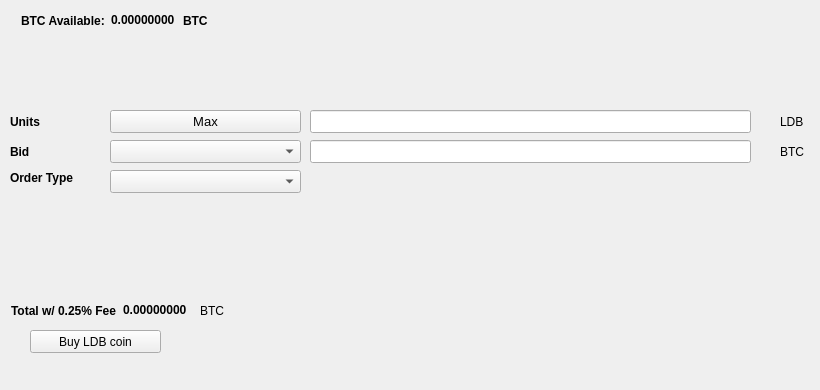
   <widget class="QWidget" name="BuyTab">
    <attribute name="title">
     <string>Buy</string>
    </attribute>
    <widget class="QPushButton" name="Buyldbcoin">
     <property name="geometry">
      <rect>
       <x>30</x>
       <y>330</y>
       <width>131</width>
       <height>23</height>
      </rect>
     </property>
     <property name="text">
      <string>Buy LDB coin</string>
     </property>
     <property name="icon">
      <iconset resource="../ldbcoin.qrc">
       <normaloff>:/icons/bitcoin</normaloff>:/icons/bitcoin</iconset>
     </property>
    </widget>
    <widget class="QLabel" name="label_3">
     <property name="geometry">
      <rect>
       <x>10</x>
       <y>110</y>
       <width>46</width>
       <height>23</height>
      </rect>
     </property>
     <property name="font">
      <font>
       <weight>75</weight>
       <bold>true</bold>
      </font>
     </property>
     <property name="text">
      <string>Units</string>
     </property>
    </widget>
    <widget class="QLineEdit" name="UnitsInput">
     <property name="geometry">
      <rect>
       <x>310</x>
       <y>110</y>
       <width>441</width>
       <height>23</height>
      </rect>
     </property>
     <property name="font">
      <font>
       <pointsize>9</pointsize>
       <weight>75</weight>
       <bold>true</bold>
      </font>
     </property>
    </widget>
    <widget class="QLineEdit" name="BuyBidPriceEdit">
     <property name="geometry">
      <rect>
       <x>310</x>
       <y>140</y>
       <width>441</width>
       <height>23</height>
      </rect>
     </property>
     <property name="font">
      <font>
       <pointsize>9</pointsize>
       <weight>75</weight>
       <bold>true</bold>
      </font>
     </property>
    </widget>
    <widget class="QLabel" name="label_4">
     <property name="geometry">
      <rect>
       <x>780</x>
       <y>110</y>
       <width>31</width>
       <height>23</height>
      </rect>
     </property>
     <property name="text">
      <string>LDB</string>
     </property>
    </widget>
    <widget class="QLabel" name="label_5">
     <property name="geometry">
      <rect>
       <x>780</x>
       <y>140</y>
       <width>31</width>
       <height>23</height>
      </rect>
     </property>
     <property name="text">
      <string>BTC</string>
     </property>
    </widget>
    <widget class="QLabel" name="label_6">
     <property name="geometry">
      <rect>
       <x>10</x>
       <y>140</y>
       <width>46</width>
       <height>23</height>
      </rect>
     </property>
     <property name="font">
      <font>
       <weight>75</weight>
       <bold>true</bold>
      </font>
     </property>
     <property name="text">
      <string>Bid</string>
     </property>
    </widget>
    <widget class="QLabel" name="label_7">
     <property name="geometry">
      <rect>
       <x>10</x>
       <y>170</y>
       <width>91</width>
       <height>16</height>
      </rect>
     </property>
     <property name="font">
      <font>
       <weight>75</weight>
       <bold>true</bold>
      </font>
     </property>
     <property name="text">
      <string>Order Type</string>
     </property>
    </widget>
    <widget class="QPushButton" name="Buy_Max_Amount">
     <property name="geometry">
      <rect>
       <x>110</x>
       <y>110</y>
       <width>191</width>
       <height>23</height>
      </rect>
     </property>
     <property name="font">
      <font>
       <pointsize>10</pointsize>
      </font>
     </property>
     <property name="text">
      <string>Max</string>
     </property>
    </widget>
    <widget class="QComboBox" name="BuyBidcomboBox">
     <property name="geometry">
      <rect>
       <x>110</x>
       <y>140</y>
       <width>191</width>
       <height>23</height>
      </rect>
     </property>
     <property name="font">
      <font>
       <pointsize>10</pointsize>
      </font>
     </property>
    </widget>
    <widget class="QComboBox" name="buyOrdertypeCombo">
     <property name="geometry">
      <rect>
       <x>110</x>
       <y>170</y>
       <width>191</width>
       <height>23</height>
      </rect>
     </property>
     <property name="font">
      <font>
       <pointsize>10</pointsize>
      </font>
     </property>
    </widget>
    <widget class="QWidget" name="layoutWidget1">
     <property name="geometry">
      <rect>
       <x>21</x>
       <y>11</y>
       <width>227</width>
       <height>19</height>
      </rect>
     </property>
     <layout class="QHBoxLayout" name="horizontalLayout_3">
      <item>
       <widget class="QLabel" name="label232">
        <property name="font">
         <font>
          <weight>75</weight>
          <bold>true</bold>
         </font>
        </property>
        <property name="text">
         <string>BTC Available:</string>
        </property>
       </widget>
      </item>
      <item>
       <widget class="QLabel" name="BtcAvailableLbl">
        <property name="palette">
         <palette>
          <active>
           <colorrole role="WindowText">
            <brush brushstyle="SolidPattern">
             <color alpha="255">
              <red>0</red>
              <green>0</green>
              <blue>0</blue>
             </color>
            </brush>
           </colorrole>
           <colorrole role="Button">
            <brush brushstyle="SolidPattern">
             <color alpha="255">
              <red>0</red>
              <green>170</green>
              <blue>0</blue>
             </color>
            </brush>
           </colorrole>
           <colorrole role="Light">
            <brush brushstyle="SolidPattern">
             <color alpha="255">
              <red>0</red>
              <green>255</green>
              <blue>0</blue>
             </color>
            </brush>
           </colorrole>
           <colorrole role="Midlight">
            <brush brushstyle="SolidPattern">
             <color alpha="255">
              <red>0</red>
              <green>212</green>
              <blue>0</blue>
             </color>
            </brush>
           </colorrole>
           <colorrole role="Dark">
            <brush brushstyle="SolidPattern">
             <color alpha="255">
              <red>0</red>
              <green>85</green>
              <blue>0</blue>
             </color>
            </brush>
           </colorrole>
           <colorrole role="Mid">
            <brush brushstyle="SolidPattern">
             <color alpha="255">
              <red>0</red>
              <green>113</green>
              <blue>0</blue>
             </color>
            </brush>
           </colorrole>
           <colorrole role="Text">
            <brush brushstyle="SolidPattern">
             <color alpha="255">
              <red>0</red>
              <green>170</green>
              <blue>0</blue>
             </color>
            </brush>
           </colorrole>
           <colorrole role="BrightText">
            <brush brushstyle="SolidPattern">
             <color alpha="255">
              <red>255</red>
              <green>255</green>
              <blue>255</blue>
             </color>
            </brush>
           </colorrole>
           <colorrole role="ButtonText">
            <brush brushstyle="SolidPattern">
             <color alpha="255">
              <red>0</red>
              <green>0</green>
              <blue>0</blue>
             </color>
            </brush>
           </colorrole>
           <colorrole role="Base">
            <brush brushstyle="SolidPattern">
             <color alpha="255">
              <red>255</red>
              <green>255</green>
              <blue>255</blue>
             </color>
            </brush>
           </colorrole>
           <colorrole role="Window">
            <brush brushstyle="SolidPattern">
             <color alpha="255">
              <red>0</red>
              <green>170</green>
              <blue>0</blue>
             </color>
            </brush>
           </colorrole>
           <colorrole role="Shadow">
            <brush brushstyle="SolidPattern">
             <color alpha="255">
              <red>0</red>
              <green>0</green>
              <blue>0</blue>
             </color>
            </brush>
           </colorrole>
           <colorrole role="AlternateBase">
            <brush brushstyle="SolidPattern">
             <color alpha="255">
              <red>127</red>
              <green>212</green>
              <blue>127</blue>
             </color>
            </brush>
           </colorrole>
           <colorrole role="ToolTipBase">
            <brush brushstyle="SolidPattern">
             <color alpha="255">
              <red>255</red>
              <green>255</green>
              <blue>220</blue>
             </color>
            </brush>
           </colorrole>
           <colorrole role="ToolTipText">
            <brush brushstyle="SolidPattern">
             <color alpha="255">
              <red>0</red>
              <green>0</green>
              <blue>0</blue>
             </color>
            </brush>
           </colorrole>
          </active>
          <inactive>
           <colorrole role="WindowText">
            <brush brushstyle="SolidPattern">
             <color alpha="255">
              <red>0</red>
              <green>0</green>
              <blue>0</blue>
             </color>
            </brush>
           </colorrole>
           <colorrole role="Button">
            <brush brushstyle="SolidPattern">
             <color alpha="255">
              <red>0</red>
              <green>170</green>
              <blue>0</blue>
             </color>
            </brush>
           </colorrole>
           <colorrole role="Light">
            <brush brushstyle="SolidPattern">
             <color alpha="255">
              <red>0</red>
              <green>255</green>
              <blue>0</blue>
             </color>
            </brush>
           </colorrole>
           <colorrole role="Midlight">
            <brush brushstyle="SolidPattern">
             <color alpha="255">
              <red>0</red>
              <green>212</green>
              <blue>0</blue>
             </color>
            </brush>
           </colorrole>
           <colorrole role="Dark">
            <brush brushstyle="SolidPattern">
             <color alpha="255">
              <red>0</red>
              <green>85</green>
              <blue>0</blue>
             </color>
            </brush>
           </colorrole>
           <colorrole role="Mid">
            <brush brushstyle="SolidPattern">
             <color alpha="255">
              <red>0</red>
              <green>113</green>
              <blue>0</blue>
             </color>
            </brush>
           </colorrole>
           <colorrole role="Text">
            <brush brushstyle="SolidPattern">
             <color alpha="255">
              <red>0</red>
              <green>170</green>
              <blue>0</blue>
             </color>
            </brush>
           </colorrole>
           <colorrole role="BrightText">
            <brush brushstyle="SolidPattern">
             <color alpha="255">
              <red>255</red>
              <green>255</green>
              <blue>255</blue>
             </color>
            </brush>
           </colorrole>
           <colorrole role="ButtonText">
            <brush brushstyle="SolidPattern">
             <color alpha="255">
              <red>0</red>
              <green>0</green>
              <blue>0</blue>
             </color>
            </brush>
           </colorrole>
           <colorrole role="Base">
            <brush brushstyle="SolidPattern">
             <color alpha="255">
              <red>255</red>
              <green>255</green>
              <blue>255</blue>
             </color>
            </brush>
           </colorrole>
           <colorrole role="Window">
            <brush brushstyle="SolidPattern">
             <color alpha="255">
              <red>0</red>
              <green>170</green>
              <blue>0</blue>
             </color>
            </brush>
           </colorrole>
           <colorrole role="Shadow">
            <brush brushstyle="SolidPattern">
             <color alpha="255">
              <red>0</red>
              <green>0</green>
              <blue>0</blue>
             </color>
            </brush>
           </colorrole>
           <colorrole role="AlternateBase">
            <brush brushstyle="SolidPattern">
             <color alpha="255">
              <red>127</red>
              <green>212</green>
              <blue>127</blue>
             </color>
            </brush>
           </colorrole>
           <colorrole role="ToolTipBase">
            <brush brushstyle="SolidPattern">
             <color alpha="255">
              <red>255</red>
              <green>255</green>
              <blue>220</blue>
             </color>
            </brush>
           </colorrole>
           <colorrole role="ToolTipText">
            <brush brushstyle="SolidPattern">
             <color alpha="255">
              <red>0</red>
              <green>0</green>
              <blue>0</blue>
             </color>
            </brush>
           </colorrole>
          </inactive>
          <disabled>
           <colorrole role="WindowText">
            <brush brushstyle="SolidPattern">
             <color alpha="255">
              <red>0</red>
              <green>85</green>
              <blue>0</blue>
             </color>
            </brush>
           </colorrole>
           <colorrole role="Button">
            <brush brushstyle="SolidPattern">
             <color alpha="255">
              <red>0</red>
              <green>170</green>
              <blue>0</blue>
             </color>
            </brush>
           </colorrole>
           <colorrole role="Light">
            <brush brushstyle="SolidPattern">
             <color alpha="255">
              <red>0</red>
              <green>255</green>
              <blue>0</blue>
             </color>
            </brush>
           </colorrole>
           <colorrole role="Midlight">
            <brush brushstyle="SolidPattern">
             <color alpha="255">
              <red>0</red>
              <green>212</green>
              <blue>0</blue>
             </color>
            </brush>
           </colorrole>
           <colorrole role="Dark">
            <brush brushstyle="SolidPattern">
             <color alpha="255">
              <red>0</red>
              <green>85</green>
              <blue>0</blue>
             </color>
            </brush>
           </colorrole>
           <colorrole role="Mid">
            <brush brushstyle="SolidPattern">
             <color alpha="255">
              <red>0</red>
              <green>113</green>
              <blue>0</blue>
             </color>
            </brush>
           </colorrole>
           <colorrole role="Text">
            <brush brushstyle="SolidPattern">
             <color alpha="255">
              <red>0</red>
              <green>85</green>
              <blue>0</blue>
             </color>
            </brush>
           </colorrole>
           <colorrole role="BrightText">
            <brush brushstyle="SolidPattern">
             <color alpha="255">
              <red>255</red>
              <green>255</green>
              <blue>255</blue>
             </color>
            </brush>
           </colorrole>
           <colorrole role="ButtonText">
            <brush brushstyle="SolidPattern">
             <color alpha="255">
              <red>0</red>
              <green>85</green>
              <blue>0</blue>
             </color>
            </brush>
           </colorrole>
           <colorrole role="Base">
            <brush brushstyle="SolidPattern">
             <color alpha="255">
              <red>0</red>
              <green>170</green>
              <blue>0</blue>
             </color>
            </brush>
           </colorrole>
           <colorrole role="Window">
            <brush brushstyle="SolidPattern">
             <color alpha="255">
              <red>0</red>
              <green>170</green>
              <blue>0</blue>
             </color>
            </brush>
           </colorrole>
           <colorrole role="Shadow">
            <brush brushstyle="SolidPattern">
             <color alpha="255">
              <red>0</red>
              <green>0</green>
              <blue>0</blue>
             </color>
            </brush>
           </colorrole>
           <colorrole role="AlternateBase">
            <brush brushstyle="SolidPattern">
             <color alpha="255">
              <red>0</red>
              <green>170</green>
              <blue>0</blue>
             </color>
            </brush>
           </colorrole>
           <colorrole role="ToolTipBase">
            <brush brushstyle="SolidPattern">
             <color alpha="255">
              <red>255</red>
              <green>255</green>
              <blue>220</blue>
             </color>
            </brush>
           </colorrole>
           <colorrole role="ToolTipText">
            <brush brushstyle="SolidPattern">
             <color alpha="255">
              <red>0</red>
              <green>0</green>
              <blue>0</blue>
             </color>
            </brush>
           </colorrole>
          </disabled>
         </palette>
        </property>
        <property name="font">
         <font>
          <weight>75</weight>
          <bold>true</bold>
         </font>
        </property>
        <property name="text">
         <string>0.00000000</string>
        </property>
        <property name="textInteractionFlags">
         <set>Qt::LinksAccessibleByMouse|Qt::TextSelectableByKeyboard|Qt::TextSelectableByMouse</set>
        </property>
       </widget>
      </item>
      <item>
       <widget class="QLabel" name="BtcAvailableLbl_2">
        <property name="font">
         <font>
          <weight>75</weight>
          <bold>true</bold>
         </font>
        </property>
        <property name="text">
         <string>BTC</string>
        </property>
       </widget>
      </item>
     </layout>
    </widget>
    <widget class="QWidget" name="layoutWidge2">
     <property name="geometry">
      <rect>
       <x>11</x>
       <y>301</y>
       <width>259</width>
       <height>19</height>
      </rect>
     </property>
     <layout class="QHBoxLayout" name="horizontalLayout_4">
      <item>
       <widget class="QLabel" name="label_9">
        <property name="font">
         <font>
          <weight>75</weight>
          <bold>true</bold>
         </font>
        </property>
        <property name="text">
         <string>Total w/ 0.25% Fee</string>
        </property>
       </widget>
      </item>
      <item>
       <widget class="QLabel" name="BuyCostLabel">
        <property name="palette">
         <palette>
          <active>
           <colorrole role="WindowText">
            <brush brushstyle="SolidPattern">
             <color alpha="255">
              <red>0</red>
              <green>0</green>
              <blue>0</blue>
             </color>
            </brush>
           </colorrole>
           <colorrole role="Button">
            <brush brushstyle="SolidPattern">
             <color alpha="255">
              <red>0</red>
              <green>170</green>
              <blue>0</blue>
             </color>
            </brush>
           </colorrole>
           <colorrole role="Light">
            <brush brushstyle="SolidPattern">
             <color alpha="255">
              <red>0</red>
              <green>255</green>
              <blue>0</blue>
             </color>
            </brush>
           </colorrole>
           <colorrole role="Midlight">
            <brush brushstyle="SolidPattern">
             <color alpha="255">
              <red>0</red>
              <green>212</green>
              <blue>0</blue>
             </color>
            </brush>
           </colorrole>
           <colorrole role="Dark">
            <brush brushstyle="SolidPattern">
             <color alpha="255">
              <red>0</red>
              <green>85</green>
              <blue>0</blue>
             </color>
            </brush>
           </colorrole>
           <colorrole role="Mid">
            <brush brushstyle="SolidPattern">
             <color alpha="255">
              <red>0</red>
              <green>113</green>
              <blue>0</blue>
             </color>
            </brush>
           </colorrole>
           <colorrole role="Text">
            <brush brushstyle="SolidPattern">
             <color alpha="255">
              <red>0</red>
              <green>170</green>
              <blue>0</blue>
             </color>
            </brush>
           </colorrole>
           <colorrole role="BrightText">
            <brush brushstyle="SolidPattern">
             <color alpha="255">
              <red>255</red>
              <green>255</green>
              <blue>255</blue>
             </color>
            </brush>
           </colorrole>
           <colorrole role="ButtonText">
            <brush brushstyle="SolidPattern">
             <color alpha="255">
              <red>0</red>
              <green>0</green>
              <blue>0</blue>
             </color>
            </brush>
           </colorrole>
           <colorrole role="Base">
            <brush brushstyle="SolidPattern">
             <color alpha="255">
              <red>255</red>
              <green>255</green>
              <blue>255</blue>
             </color>
            </brush>
           </colorrole>
           <colorrole role="Window">
            <brush brushstyle="SolidPattern">
             <color alpha="255">
              <red>0</red>
              <green>170</green>
              <blue>0</blue>
             </color>
            </brush>
           </colorrole>
           <colorrole role="Shadow">
            <brush brushstyle="SolidPattern">
             <color alpha="255">
              <red>0</red>
              <green>0</green>
              <blue>0</blue>
             </color>
            </brush>
           </colorrole>
           <colorrole role="AlternateBase">
            <brush brushstyle="SolidPattern">
             <color alpha="255">
              <red>127</red>
              <green>212</green>
              <blue>127</blue>
             </color>
            </brush>
           </colorrole>
           <colorrole role="ToolTipBase">
            <brush brushstyle="SolidPattern">
             <color alpha="255">
              <red>255</red>
              <green>255</green>
              <blue>220</blue>
             </color>
            </brush>
           </colorrole>
           <colorrole role="ToolTipText">
            <brush brushstyle="SolidPattern">
             <color alpha="255">
              <red>0</red>
              <green>0</green>
              <blue>0</blue>
             </color>
            </brush>
           </colorrole>
          </active>
          <inactive>
           <colorrole role="WindowText">
            <brush brushstyle="SolidPattern">
             <color alpha="255">
              <red>0</red>
              <green>0</green>
              <blue>0</blue>
             </color>
            </brush>
           </colorrole>
           <colorrole role="Button">
            <brush brushstyle="SolidPattern">
             <color alpha="255">
              <red>0</red>
              <green>170</green>
              <blue>0</blue>
             </color>
            </brush>
           </colorrole>
           <colorrole role="Light">
            <brush brushstyle="SolidPattern">
             <color alpha="255">
              <red>0</red>
              <green>255</green>
              <blue>0</blue>
             </color>
            </brush>
           </colorrole>
           <colorrole role="Midlight">
            <brush brushstyle="SolidPattern">
             <color alpha="255">
              <red>0</red>
              <green>212</green>
              <blue>0</blue>
             </color>
            </brush>
           </colorrole>
           <colorrole role="Dark">
            <brush brushstyle="SolidPattern">
             <color alpha="255">
              <red>0</red>
              <green>85</green>
              <blue>0</blue>
             </color>
            </brush>
           </colorrole>
           <colorrole role="Mid">
            <brush brushstyle="SolidPattern">
             <color alpha="255">
              <red>0</red>
              <green>113</green>
              <blue>0</blue>
             </color>
            </brush>
           </colorrole>
           <colorrole role="Text">
            <brush brushstyle="SolidPattern">
             <color alpha="255">
              <red>0</red>
              <green>170</green>
              <blue>0</blue>
             </color>
            </brush>
           </colorrole>
           <colorrole role="BrightText">
            <brush brushstyle="SolidPattern">
             <color alpha="255">
              <red>255</red>
              <green>255</green>
              <blue>255</blue>
             </color>
            </brush>
           </colorrole>
           <colorrole role="ButtonText">
            <brush brushstyle="SolidPattern">
             <color alpha="255">
              <red>0</red>
              <green>0</green>
              <blue>0</blue>
             </color>
            </brush>
           </colorrole>
           <colorrole role="Base">
            <brush brushstyle="SolidPattern">
             <color alpha="255">
              <red>255</red>
              <green>255</green>
              <blue>255</blue>
             </color>
            </brush>
           </colorrole>
           <colorrole role="Window">
            <brush brushstyle="SolidPattern">
             <color alpha="255">
              <red>0</red>
              <green>170</green>
              <blue>0</blue>
             </color>
            </brush>
           </colorrole>
           <colorrole role="Shadow">
            <brush brushstyle="SolidPattern">
             <color alpha="255">
              <red>0</red>
              <green>0</green>
              <blue>0</blue>
             </color>
            </brush>
           </colorrole>
           <colorrole role="AlternateBase">
            <brush brushstyle="SolidPattern">
             <color alpha="255">
              <red>127</red>
              <green>212</green>
              <blue>127</blue>
             </color>
            </brush>
           </colorrole>
           <colorrole role="ToolTipBase">
            <brush brushstyle="SolidPattern">
             <color alpha="255">
              <red>255</red>
              <green>255</green>
              <blue>220</blue>
             </color>
            </brush>
           </colorrole>
           <colorrole role="ToolTipText">
            <brush brushstyle="SolidPattern">
             <color alpha="255">
              <red>0</red>
              <green>0</green>
              <blue>0</blue>
             </color>
            </brush>
           </colorrole>
          </inactive>
          <disabled>
           <colorrole role="WindowText">
            <brush brushstyle="SolidPattern">
             <color alpha="255">
              <red>0</red>
              <green>85</green>
              <blue>0</blue>
             </color>
            </brush>
           </colorrole>
           <colorrole role="Button">
            <brush brushstyle="SolidPattern">
             <color alpha="255">
              <red>0</red>
              <green>170</green>
              <blue>0</blue>
             </color>
            </brush>
           </colorrole>
           <colorrole role="Light">
            <brush brushstyle="SolidPattern">
             <color alpha="255">
              <red>0</red>
              <green>255</green>
              <blue>0</blue>
             </color>
            </brush>
           </colorrole>
           <colorrole role="Midlight">
            <brush brushstyle="SolidPattern">
             <color alpha="255">
              <red>0</red>
              <green>212</green>
              <blue>0</blue>
             </color>
            </brush>
           </colorrole>
           <colorrole role="Dark">
            <brush brushstyle="SolidPattern">
             <color alpha="255">
              <red>0</red>
              <green>85</green>
              <blue>0</blue>
             </color>
            </brush>
           </colorrole>
           <colorrole role="Mid">
            <brush brushstyle="SolidPattern">
             <color alpha="255">
              <red>0</red>
              <green>113</green>
              <blue>0</blue>
             </color>
            </brush>
           </colorrole>
           <colorrole role="Text">
            <brush brushstyle="SolidPattern">
             <color alpha="255">
              <red>0</red>
              <green>85</green>
              <blue>0</blue>
             </color>
            </brush>
           </colorrole>
           <colorrole role="BrightText">
            <brush brushstyle="SolidPattern">
             <color alpha="255">
              <red>255</red>
              <green>255</green>
              <blue>255</blue>
             </color>
            </brush>
           </colorrole>
           <colorrole role="ButtonText">
            <brush brushstyle="SolidPattern">
             <color alpha="255">
              <red>0</red>
              <green>85</green>
              <blue>0</blue>
             </color>
            </brush>
           </colorrole>
           <colorrole role="Base">
            <brush brushstyle="SolidPattern">
             <color alpha="255">
              <red>0</red>
              <green>170</green>
              <blue>0</blue>
             </color>
            </brush>
           </colorrole>
           <colorrole role="Window">
            <brush brushstyle="SolidPattern">
             <color alpha="255">
              <red>0</red>
              <green>170</green>
              <blue>0</blue>
             </color>
            </brush>
           </colorrole>
           <colorrole role="Shadow">
            <brush brushstyle="SolidPattern">
             <color alpha="255">
              <red>0</red>
              <green>0</green>
              <blue>0</blue>
             </color>
            </brush>
           </colorrole>
           <colorrole role="AlternateBase">
            <brush brushstyle="SolidPattern">
             <color alpha="255">
              <red>0</red>
              <green>170</green>
              <blue>0</blue>
             </color>
            </brush>
           </colorrole>
           <colorrole role="ToolTipBase">
            <brush brushstyle="SolidPattern">
             <color alpha="255">
              <red>255</red>
              <green>255</green>
              <blue>220</blue>
             </color>
            </brush>
           </colorrole>
           <colorrole role="ToolTipText">
            <brush brushstyle="SolidPattern">
             <color alpha="255">
              <red>0</red>
              <green>0</green>
              <blue>0</blue>
             </color>
            </brush>
           </colorrole>
          </disabled>
         </palette>
        </property>
        <property name="font">
         <font>
          <weight>75</weight>
          <bold>true</bold>
         </font>
        </property>
        <property name="autoFillBackground">
         <bool>false</bool>
        </property>
        <property name="text">
         <string>0.00000000</string>
        </property>
        <property name="textInteractionFlags">
         <set>Qt::LinksAccessibleByMouse|Qt::TextSelectableByMouse</set>
        </property>
       </widget>
      </item>
      <item>
       <widget class="QLabel" name="label_10">
        <property name="font">
         <font>
          <weight>50</weight>
          <bold>false</bold>
         </font>
        </property>
        <property name="text">
         <string>BTC</string>
        </property>
       </widget>
      </item>
     </layout>
    </widget>
    <widget class="QLabel" name="label_24">
     <property name="geometry">
      <rect>
       <x>460</x>
       <y>300</y>
       <width>281</width>
       <height>81</height>
      </rect>
     </property>
     <property name="text">
      <string/>
     </property>
     <property name="pixmap">
      <pixmap>:/images/bittrex</pixmap>
     </property>
    </widget>
   </widget>
